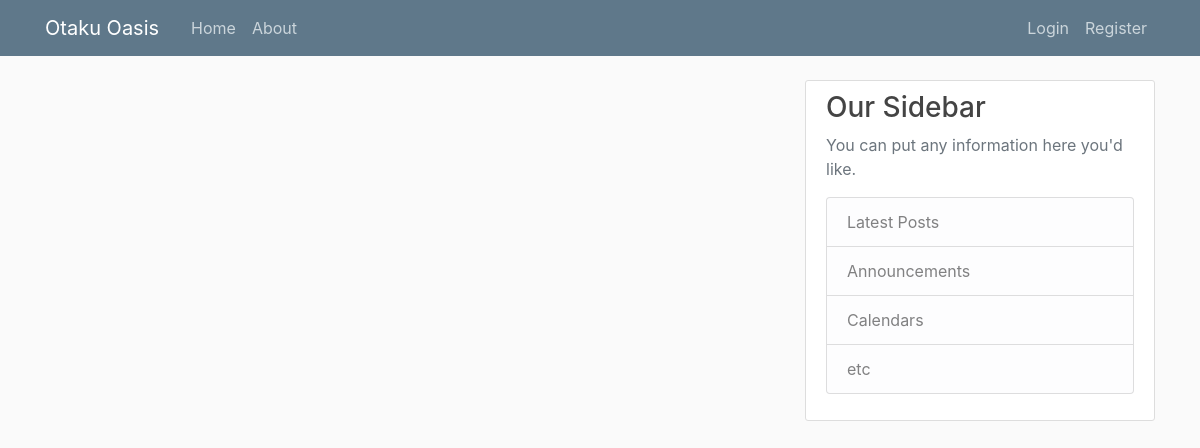
Page /home on the earlier database version.
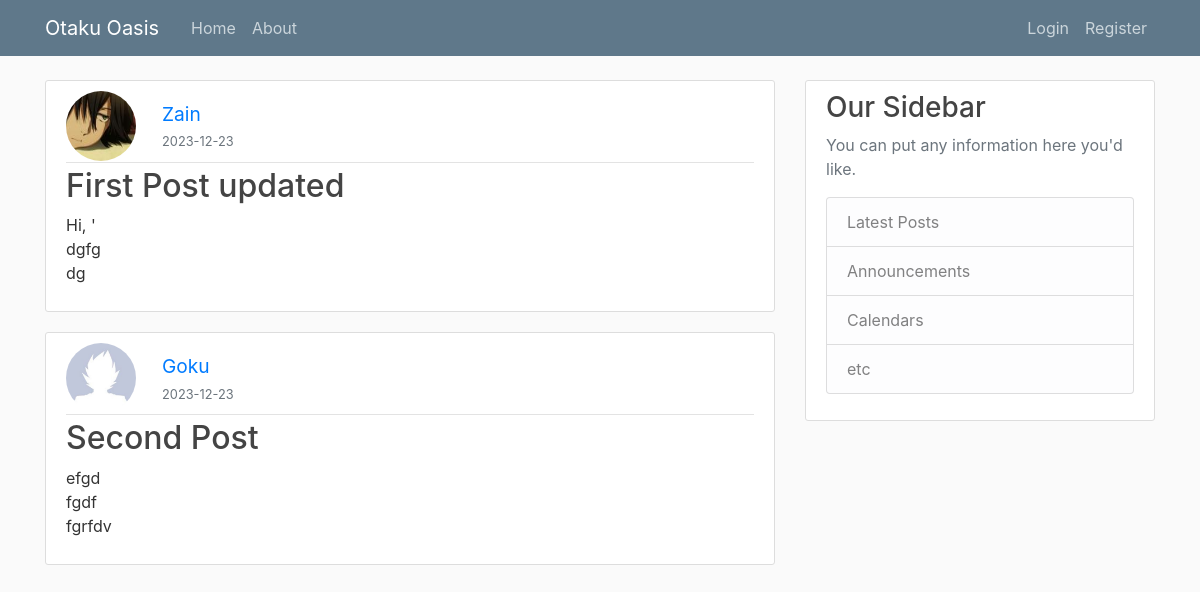
Same page on the later database version.
### application/models.py (models this page shows, shortened)
class Post(db.Model):
    id = db.Column(db.Integer, primary_key = True)
    title = db.Column(db.String(100), nullable= False)
    date_posted = db.Column(db.DateTime, nullable= False, default = datetime.utcnow) # no parenthesis cause we need the function not the time right now
    content = db.Column(db.Text, nullable=False)
    user_id = db.Column(db.Integer, db.ForeignKey('user.id'), nullable=False)

class User(db.Model, UserMixin):
    id = db.Column(db.Integer, primary_key = True)
    username = db.Column(db.String(20), unique =True , nullable = False)
    email = db.Column(db.String(120), unique =True , nullable = False)
    image_file = db.Column(db.String(20), nullable = False, default = 'default.jpg')
    password = db.Column(db.String(60),  nullable = False)
    posts = db.relationship('Post', backref='author', lazy=True) # data is not loaded unless actually needed (lazy collection)

### application/routes.py (the view)
@app.route('/')
@app.route('/home')
def home():
    posts = Post.query.all()
    return render_template('home.html', posts=posts)

### application/templates/home.html
{% extends "layout.html" %}
{% block content %}
<body>
    {% for post in posts %}
        <article class="media content-section">
            <div class="media-body">
                <div class="article-metadata" style="display: flex; align-items: center;">
                    <img class ="rounded-circle article-img" src="{{url_for('static', filename ='profile_pics/'+ post.author.image_file)}}" style="width: 70px; height: 70px;">
                    <div style="margin-left: 10px;">
                        <a class="mr-2" style="font-size:larger; text-decoration: none; margin-top: 10px;" href="#">{{post.author.username }}</a>
                        <br>
                        <small class="text-muted">{{ post.date_posted.strftime('%Y-%m-%d') }}</small>
                    </div>
                </div>
                <h2><a class="article-title" style="text-decoration: none;" href="{{url_for('post', post_id=post.id)}}">{{ post.title }}</a></h2>
                <p class="article-content">{{ post.content }}</p>
            </div>
        </article>
    {% endfor %}
</body>
{% endblock content %}

### application/templates/layout.html (shortened to what this page needs)
<!DOCTYPE html>
<html>
<head>
    <link rel="stylesheet" href="https://maxcdn.bootstrapcdn.com/bootstrap/4.0.0/css/bootstrap.min.css">
    <link rel="stylesheet" type="text/css" href="{{ url_for('static', filename='main.css') }}">
</head>
<body>
    <header class="site-header">
      <nav class="navbar navbar-expand-md navbar-dark bg-steel fixed-top">
        <div class="container">
          <a class="navbar-brand mr-4" href="/">Otaku Oasis</a>
          <div class="collapse navbar-collapse" id="navbarToggle">
            <div class="navbar-nav mr-auto">
              <a class="nav-item nav-link" href="{{ url_for('home') }}">Home</a>
              <a class="nav-item nav-link" href="{{ url_for('about') }}">About</a>
            </div>
            <div class="navbar-nav">
              {% if current_user.is_authenticated %}
                <a class="nav-item nav-link" href="{{ url_for('new_post') }}">New Post</a>
                <a class="nav-item nav-link" href="{{ url_for('account') }}">Account</a>
                <a class="nav-item nav-link" href="{{ url_for('logout') }}">Logout</a>
              {% else %}
                <a class="nav-item nav-link" href="{{ url_for('login') }}">Login</a>
                <a class="nav-item nav-link" href="{{ url_for('register') }}">Register</a>
              {% endif %}
            </div>
          </div>
        </div>
      </nav>
    </header>
    <main role="main" class="container">
      <div class="row">
        <div class="col-md-8">
          {% block content %}{% endblock %}
        </div>
        <div class="col-md-4">
          <div class="content-section">
            <h3>Our Sidebar</h3>
            <p class='text-muted'>You can put any information here you'd like.
              <ul class="list-group">
                <li class="list-group-item list-group-item-light">Latest Posts</li>
                <li class="list-group-item list-group-item-light">Announcements</li>
                <li class="list-group-item list-group-item-light">Calendars</li>
                <li class="list-group-item list-group-item-light">etc</li>
              </ul>
            </p>
          </div>
        </div>
      </div>
    </main>
</body>
</html>

### application/static/main.css (style rules this page uses)
body { background: #fafafa; color: #333333; margin-top: 5rem; }
h1, h2, h3, h4, h5, h6 { color: #444444; }
.bg-steel { background-color: #5f788a; }
.site-header .navbar-nav .nav-link { color: #cbd5db; }
.content-section { background: #ffffff; padding: 10px 20px; border: 1px solid #dddddd; border-radius: 3px; margin-bottom: 20px; }
.article-title { color: #444444; }
.article-content { white-space: pre-line; }
.article-img { height: 65px; width: 65px; margin-right: 16px; }
.article-metadata { padding-bottom: 1px; margin-bottom: 4px; border-bottom: 1px solid #e3e3e3 }

Differences in the rows shown:
added Post: image_file (picture), author.username "Zain", date_posted "2023-12-23", title "First Post updated", content "Hi, ' dgfg dg"
added Post: image_file (placeholder picture), author.username "Goku", date_posted "2023-12-23", title "Second Post", content "efgd fgdf fgrfdv"
